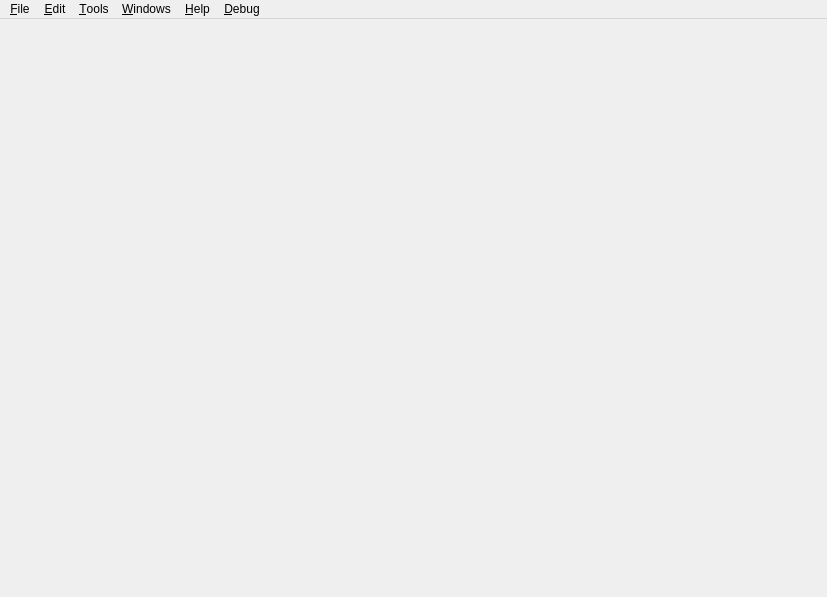
<?xml version="1.0" encoding="UTF-8"?>
<ui version="4.0">
 <class>MainWindow</class>
 <widget class="QMainWindow" name="MainWindow">
  <property name="geometry">
   <rect>
    <x>0</x>
    <y>0</y>
    <width>827</width>
    <height>597</height>
   </rect>
  </property>
  <property name="windowTitle">
   <string>MainWindow</string>
  </property>
  <widget class="QWidget" name="centralWidget"/>
  <widget class="QMenuBar" name="menubar">
   <property name="geometry">
    <rect>
     <x>0</x>
     <y>0</y>
     <width>827</width>
     <height>22</height>
    </rect>
   </property>
   <widget class="QMenu" name="menuFile">
    <property name="geometry">
     <rect>
      <x>242</x>
      <y>97</y>
      <width>140</width>
      <height>152</height>
     </rect>
    </property>
    <property name="title">
     <string>&amp;File</string>
    </property>
    <property name="separatorsCollapsible">
     <bool>false</bool>
    </property>
    <addaction name="actionNewBank"/>
    <addaction name="actionOpenBank"/>
    <addaction name="actionCloneBank"/>
    <addaction name="separator"/>
    <addaction name="actionExit"/>
   </widget>
   <widget class="QMenu" name="menuTools">
    <property name="title">
     <string>&amp;Tools</string>
    </property>
    <addaction name="actionPanic"/>
    <addaction name="actionMonitor"/>
    <addaction name="actionSetup"/>
    <addaction name="actionPreferences"/>
   </widget>
   <widget class="QMenu" name="menuHelp">
    <property name="title">
     <string>&amp;Help</string>
    </property>
    <addaction name="actionAboutQt"/>
    <addaction name="actionAbout"/>
   </widget>
   <widget class="QMenu" name="menuEdit">
    <property name="title">
     <string>&amp;Edit</string>
    </property>
    <addaction name="actionAddPreset"/>
    <addaction name="actionDuplicatePreset"/>
    <addaction name="actionCopyPreset"/>
    <addaction name="actionPastePreset"/>
    <addaction name="actionRemovePreset"/>
    <addaction name="separator"/>
    <addaction name="actionAddElement"/>
    <addaction name="actionDuplicateElement"/>
    <addaction name="actionCopyElement"/>
    <addaction name="actionPasteElement"/>
    <addaction name="actionRemoveElement"/>
   </widget>
   <widget class="QMenu" name="menuDebug">
    <property name="title">
     <string>&amp;Debug</string>
    </property>
    <addaction name="actionAction_1"/>
    <addaction name="actionAction_2"/>
    <addaction name="actionAction_3"/>
   </widget>
   <widget class="QMenu" name="menuWindows">
    <property name="title">
     <string>&amp;Windows</string>
    </property>
   </widget>
   <addaction name="menuFile"/>
   <addaction name="menuEdit"/>
   <addaction name="menuTools"/>
   <addaction name="menuWindows"/>
   <addaction name="menuHelp"/>
   <addaction name="menuDebug"/>
  </widget>
  <action name="actionSetup">
   <property name="icon">
    <iconset resource="resources.qrc">
     <normaloff>:/images/tools.png</normaloff>:/images/tools.png</iconset>
   </property>
   <property name="text">
    <string>MIDI &amp;Setup</string>
   </property>
   <property name="statusTip">
    <string>Setup MIDI interfaces</string>
   </property>
   <property name="shortcut">
    <string>Ctrl+S</string>
   </property>
  </action>
  <action name="actionExit">
   <property name="icon">
    <iconset resource="resources.qrc">
     <normaloff>:/images/exit.png</normaloff>:/images/exit.png</iconset>
   </property>
   <property name="text">
    <string>&amp;Quit</string>
   </property>
   <property name="toolTip">
    <string>Quit</string>
   </property>
   <property name="statusTip">
    <string>Exit program</string>
   </property>
   <property name="shortcut">
    <string>Ctrl+Q</string>
   </property>
  </action>
  <action name="actionAbout">
   <property name="icon">
    <iconset resource="resources.qrc">
     <normaloff>:/images/info.png</normaloff>:/images/info.png</iconset>
   </property>
   <property name="text">
    <string>&amp;About MidiLayer</string>
   </property>
   <property name="toolTip">
    <string>About program</string>
   </property>
   <property name="statusTip">
    <string>About this program</string>
   </property>
  </action>
  <action name="actionMonitor">
   <property name="icon">
    <iconset resource="resources.qrc">
     <normaloff>:/images/monitor.png</normaloff>:/images/monitor.png</iconset>
   </property>
   <property name="text">
    <string>MIDI &amp;Monitor</string>
   </property>
   <property name="statusTip">
    <string>MIDI Monitor for view input signal</string>
   </property>
   <property name="whatsThis">
    <string>MONITOR</string>
   </property>
   <property name="shortcut">
    <string>Ctrl+M</string>
   </property>
  </action>
  <action name="actionPanic">
   <property name="icon">
    <iconset resource="resources.qrc">
     <normaloff>:/images/reset.png</normaloff>:/images/reset.png</iconset>
   </property>
   <property name="text">
    <string>&amp;Reset all MIDI out</string>
   </property>
   <property name="toolTip">
    <string>Reset all MIDI out</string>
   </property>
   <property name="statusTip">
    <string>PANIC!</string>
   </property>
   <property name="shortcut">
    <string>F12</string>
   </property>
  </action>
  <action name="actionCopyElement">
   <property name="text">
    <string>Copy Element</string>
   </property>
   <property name="shortcut">
    <string>Ctrl+E, Ctrl+C</string>
   </property>
  </action>
  <action name="actionAddElement">
   <property name="text">
    <string>Add Element</string>
   </property>
   <property name="shortcut">
    <string>Ctrl+E, Ctrl+A</string>
   </property>
  </action>
  <action name="actionRemoveElement">
   <property name="text">
    <string>Remove Element</string>
   </property>
   <property name="shortcut">
    <string>Ctrl+E, Ctrl+R</string>
   </property>
  </action>
  <action name="actionViewPresetsMixDock">
   <property name="checkable">
    <bool>true</bool>
   </property>
   <property name="checked">
    <bool>true</bool>
   </property>
   <property name="text">
    <string>&amp;View presets dock</string>
   </property>
  </action>
  <action name="actionAction_1">
   <property name="text">
    <string>Action &amp;1</string>
   </property>
   <property name="shortcut">
    <string>1</string>
   </property>
  </action>
  <action name="actionAction_2">
   <property name="text">
    <string>Action &amp;2</string>
   </property>
   <property name="shortcut">
    <string>2</string>
   </property>
  </action>
  <action name="actionAddPreset">
   <property name="text">
    <string>Add Preset</string>
   </property>
   <property name="shortcut">
    <string>Ctrl+P, Ctrl+A</string>
   </property>
  </action>
  <action name="actionCopyPreset">
   <property name="text">
    <string>Copy Preset</string>
   </property>
   <property name="shortcut">
    <string>Ctrl+P, Ctrl+C</string>
   </property>
  </action>
  <action name="actionRemovePreset">
   <property name="text">
    <string>Remove Preset</string>
   </property>
   <property name="shortcut">
    <string>Ctrl+P, Ctrl+R</string>
   </property>
  </action>
  <action name="actionPastePreset">
   <property name="text">
    <string>Paste Preset</string>
   </property>
   <property name="shortcut">
    <string>Ctrl+P, Ctrl+V</string>
   </property>
  </action>
  <action name="actionPasteElement">
   <property name="text">
    <string>Paste Element</string>
   </property>
   <property name="shortcut">
    <string>Ctrl+E, Ctrl+V</string>
   </property>
  </action>
  <action name="actionNewBank">
   <property name="text">
    <string>&amp;New bank</string>
   </property>
  </action>
  <action name="actionOpenBank">
   <property name="text">
    <string>&amp;Open bank</string>
   </property>
  </action>
  <action name="actionCloneBank">
   <property name="text">
    <string>&amp;Clone bank</string>
   </property>
  </action>
  <action name="action_Mute_metronome">
   <property name="checkable">
    <bool>true</bool>
   </property>
   <property name="text">
    <string>&amp;Mute metronome</string>
   </property>
   <property name="shortcut">
    <string>M</string>
   </property>
  </action>
  <action name="actionPreferences">
   <property name="icon">
    <iconset resource="resources.qrc">
     <normaloff>:/images/config.png</normaloff>:/images/config.png</iconset>
   </property>
   <property name="text">
    <string>&amp;Options</string>
   </property>
   <property name="shortcut">
    <string>Ctrl+O</string>
   </property>
  </action>
  <action name="actionAboutQt">
   <property name="icon">
    <iconset resource="resources.qrc">
     <normaloff>:/images/qt.png</normaloff>:/images/qt.png</iconset>
   </property>
   <property name="text">
    <string>About &amp;Qt</string>
   </property>
  </action>
  <action name="actionDuplicatePreset">
   <property name="text">
    <string>Duplicate Preset</string>
   </property>
   <property name="shortcut">
    <string>Ctrl+P, Ctrl+D</string>
   </property>
  </action>
  <action name="actionDuplicateElement">
   <property name="text">
    <string>Duplicate Element</string>
   </property>
   <property name="shortcut">
    <string>Ctrl+E, Ctrl+D</string>
   </property>
  </action>
  <action name="actionAction_3">
   <property name="text">
    <string>Action &amp;3</string>
   </property>
   <property name="shortcut">
    <string>3</string>
   </property>
  </action>
  <action name="actionPreset_List">
   <property name="checkable">
    <bool>true</bool>
   </property>
   <property name="text">
    <string>Bank</string>
   </property>
  </action>
  <action name="actionSequencer_Controller">
   <property name="checkable">
    <bool>true</bool>
   </property>
   <property name="text">
    <string>Sequencer Transport</string>
   </property>
   <property name="toolTip">
    <string>Sequencer Transport</string>
   </property>
  </action>
  <action name="actionMetronome">
   <property name="checkable">
    <bool>true</bool>
   </property>
   <property name="text">
    <string>Metronome</string>
   </property>
  </action>
 </widget>
 <resources>
  <include location="resources.qrc"/>
 </resources>
 <connections/>
</ui>
